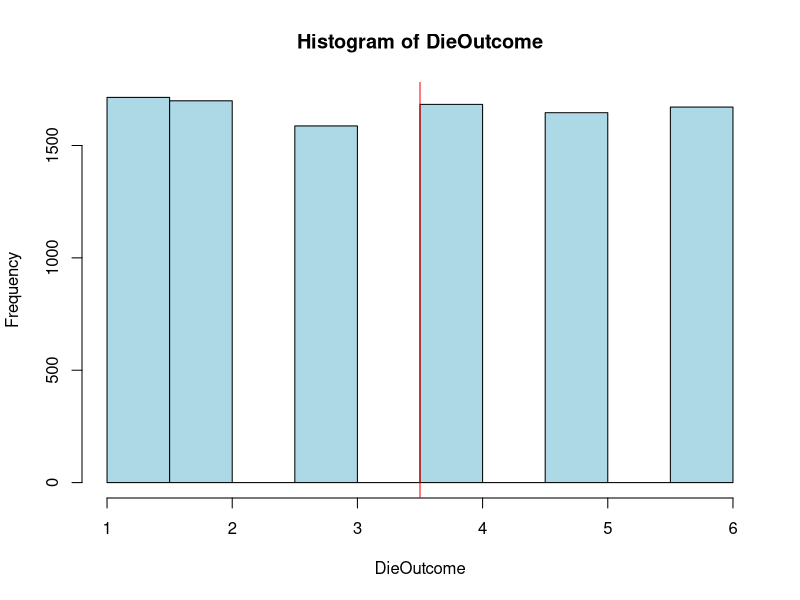
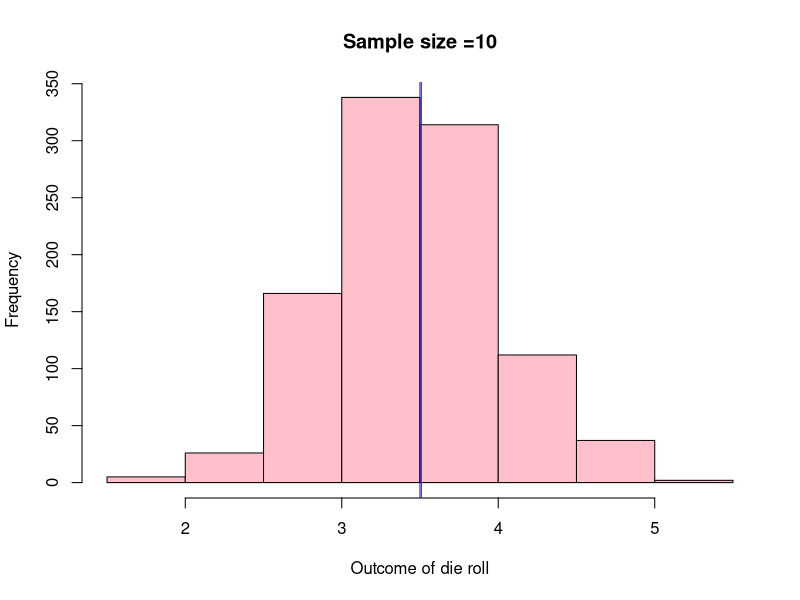
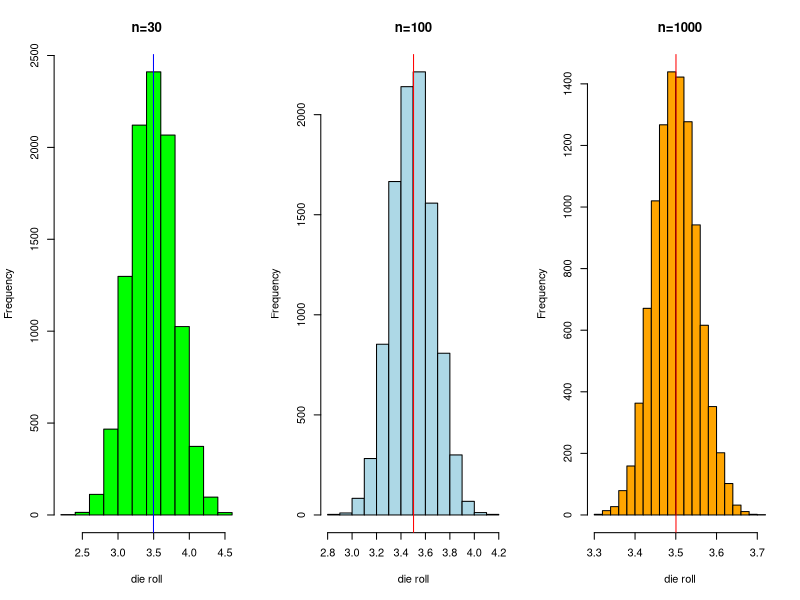

R code for these plots, in order:
#Example 1: A fair die can be modelled with a discrete random variable with outcome 1
#through 6, each with the equal probability of 1/6.
#The expected value is: (1+2+3+4+5+6)/6 =3.5

#Die Frequency
#Suppose you throw the die 10,000 times and plot the frequency of each outcome. Here's the R
#syntax to simulate the throwing a die 10,000 times


DieOutcome <- sample(1:6,10000, replace= TRUE)
hist(DieOutcome, col ="light blue")
abline(v=3.5, col = "red",lty=1)
#abline is to create a lie at 3.5, showing the mean of the # of times of die outcome
#lty is the kind of line quality

#We will take samples of size 10 , from the above 10000 observation of outcome of die roll, take
#the arithmetic mean and try to plot the mean of sample. we will do this procedure k times (in
#this case k= 10000 )
#Sample of 10 (1000 observations)#sample of 10 , 1000 observations or (1000 observations of sample size 10)
x10 <- c()# sample of 10 from above 10000 observations
k =1000
for ( i in 1:k) {
  x10[i] = mean(sample(1:6,10, replace = TRUE))}
hist(x10, col ="pink", main="Sample size =10",xlab ="Outcome of die roll")
abline(v = mean(x10), col = "Red")
abline(v = 3.5, col = "blue")
#v stands for vertical line at 3.5


#Sample Size
#In theory, we know as the sample increases, we get better bell shaped curve. As the n
#approaches infinity , we get a normal distribution. Lets do this by increasing the sample size to
#30, 100 and 1000 in above example 1.

#Sample of 30, 100 and 1000
x30 <- c()
x100 <- c()
x1000 <- c()
k =10000
for ( i in 1:k){
  x30[i] = mean(sample(1:6,30, replace = TRUE))
  x100[i] = mean(sample(1:6,100, replace = TRUE))
  x1000[i] = mean(sample(1:6,1000, replace = TRUE))
}
par(mfrow=c(1,3))
hist(x30, col ="green",main="n=30",xlab ="die roll")
abline(v = mean(x30), col = "blue")
hist(x100, col ="light blue", main="n=100",xlab ="die roll")
abline(v = mean(x100), col = "red")

hist(x1000, col ="orange",main="n=1000",xlab ="die roll")
abline(v = mean(x1000), col = "red")